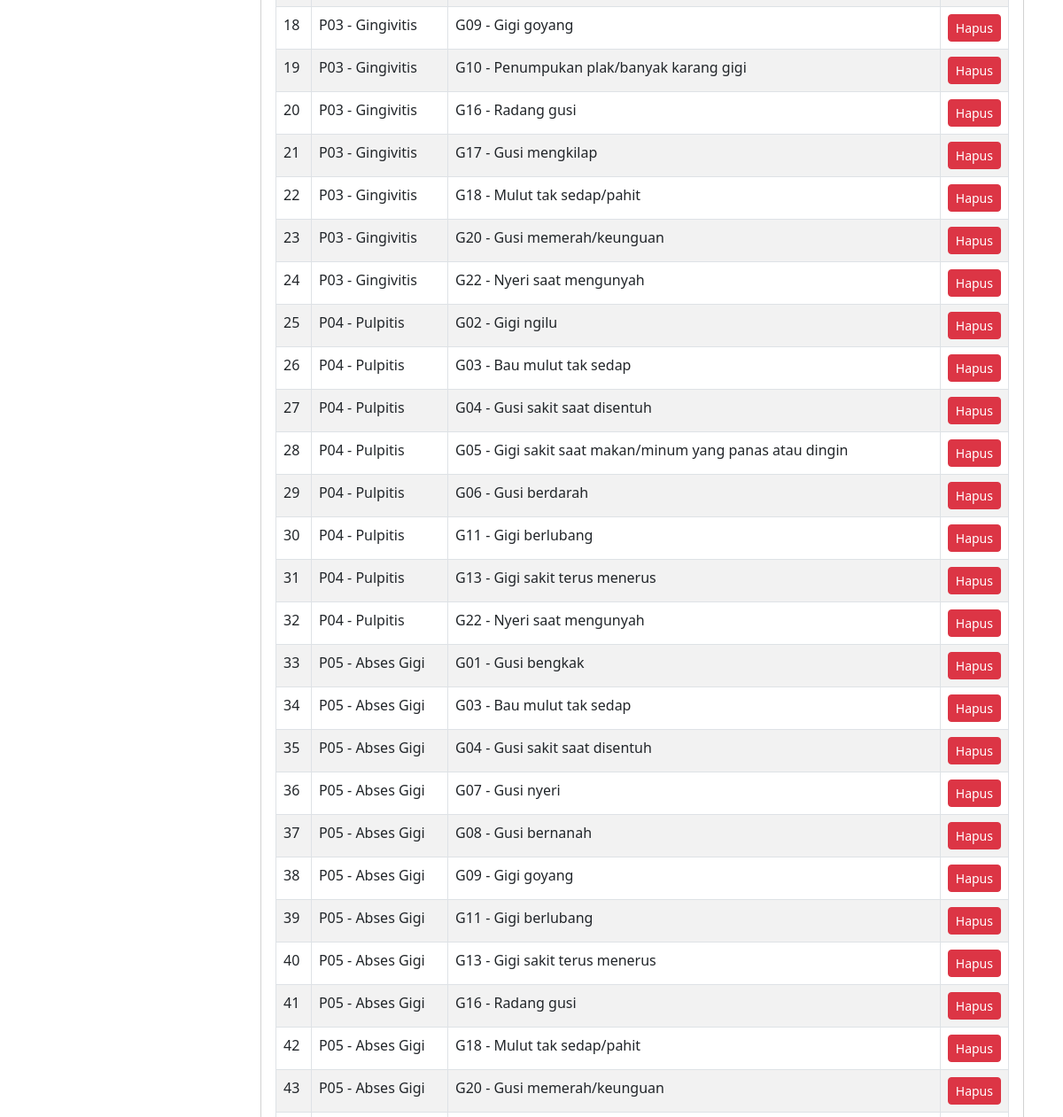
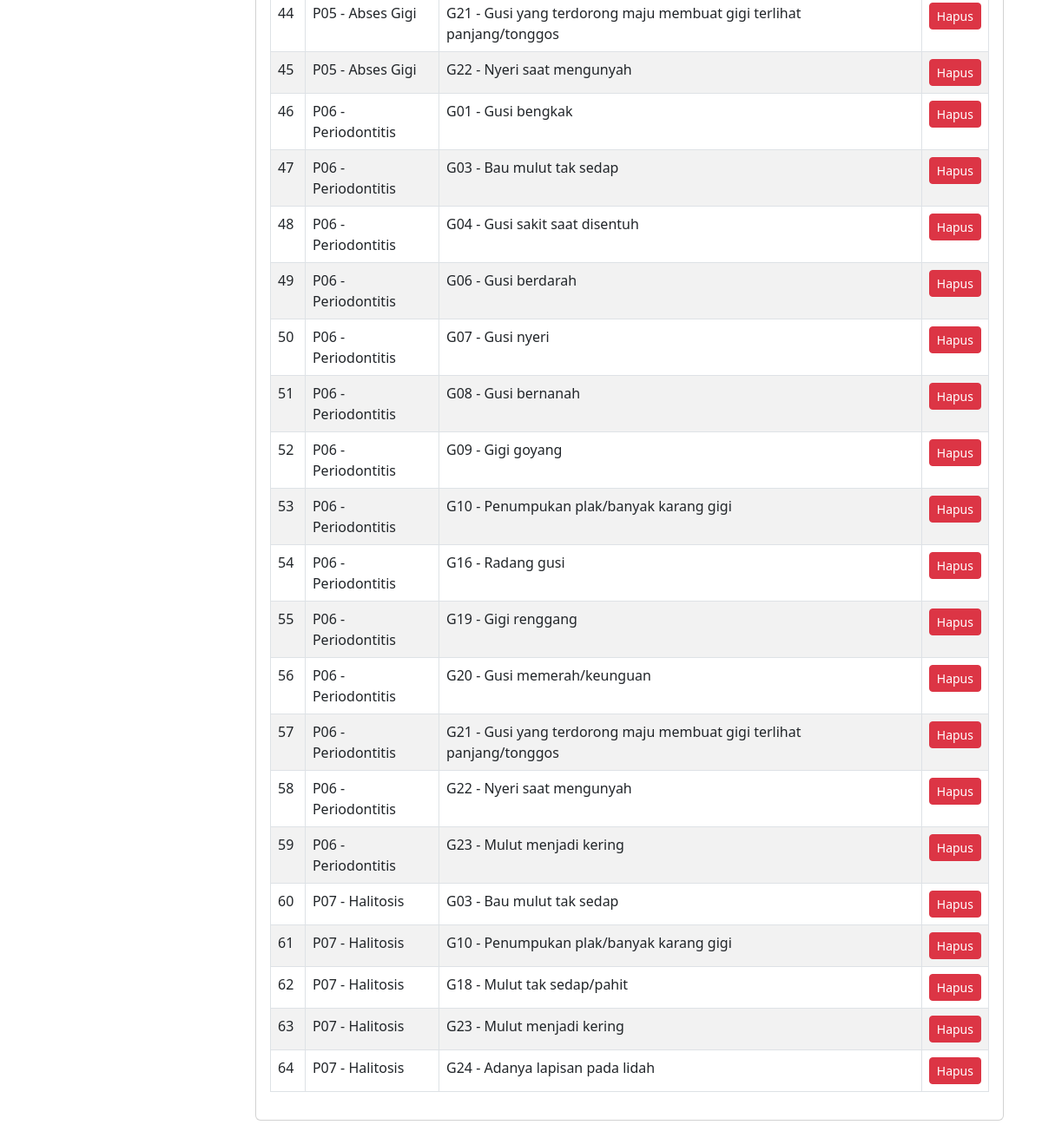
The page /admin/aturan.php (signed in, lower part) on the database as committed earlier (2 pictures, top to bottom).
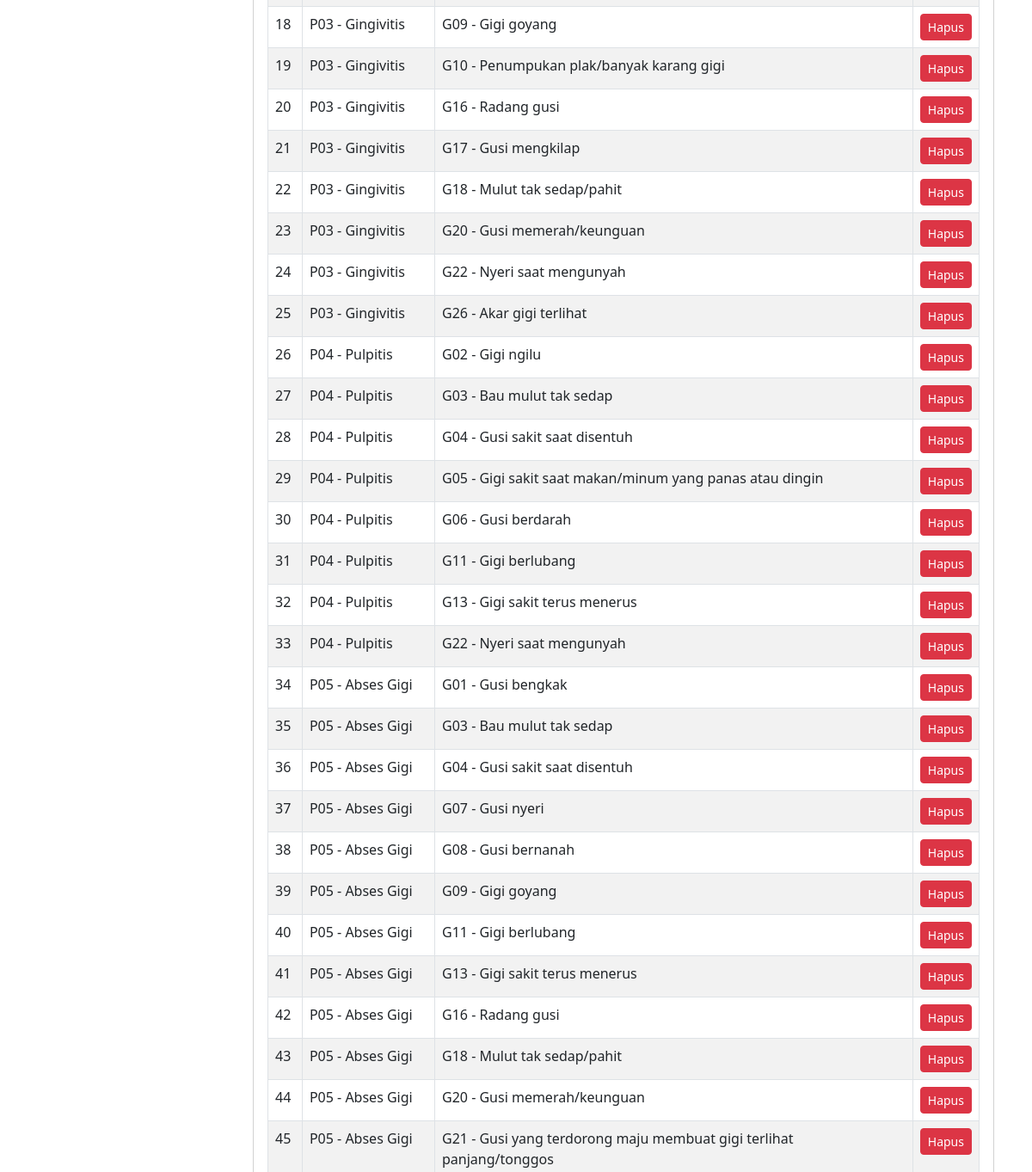
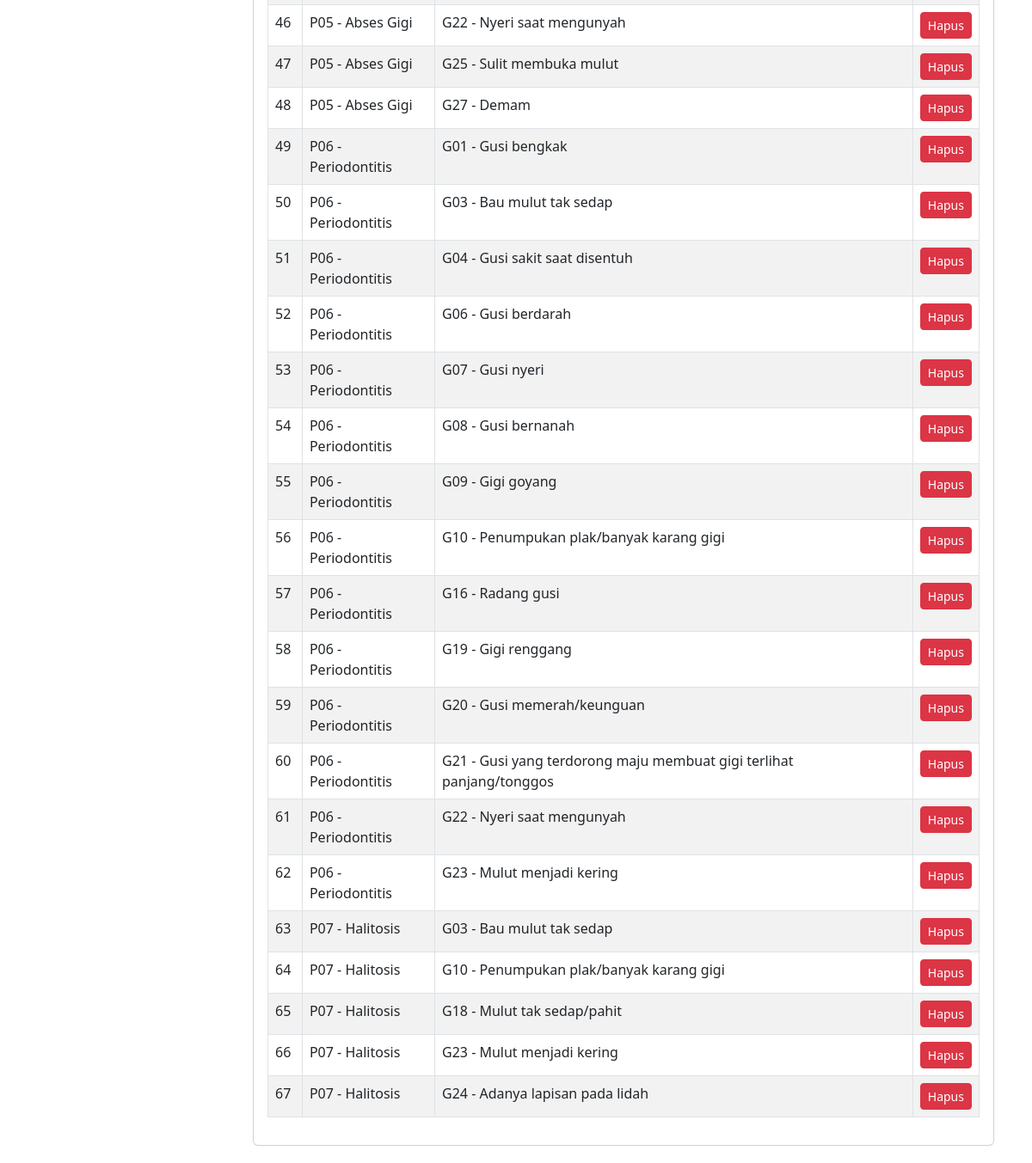
The same page on the database as committed later (2 pictures, top to bottom).
### tables this page shows
CREATE TABLE `aturan` (
  `id` int NOT NULL,
  `penyakit_id` int NOT NULL,
  `gejala_id` int NOT NULL
);

CREATE TABLE `penyakit` (
  `id` int NOT NULL,
  `kode_penyakit` varchar(10) NOT NULL,
  `nama_penyakit` varchar(100) NOT NULL,
  `deskripsi` text NOT NULL,
  `solusi` text NOT NULL
);

CREATE TABLE `gejala` (
  `id` int NOT NULL,
  `kode_gejala` varchar(10) NOT NULL,
  `nama_gejala` varchar(100) NOT NULL
);

### admin/aturan.php (the view, shortened to what this page needs)
<?php
require_once(__DIR__ . '/layout/header_layout.php');
$query = "SELECT a.id, p.kode_penyakit, p.nama_penyakit, g.kode_gejala, g.nama_gejala
          FROM aturan a
          JOIN penyakit p ON a.penyakit_id = p.id
          JOIN gejala g ON a.gejala_id = g.id
          ORDER BY p.kode_penyakit, g.kode_gejala";
$result = mysqli_query($conn, $query);
?>
<div class="container mt-5">
    <div class="card mt-4">
        <div class="card-body">
            <div class="table-responsive">
                <table class="table table-striped table-bordered">
                    <tbody>
                        <?php
                        $no = 1;
                        while ($row = mysqli_fetch_assoc($result)):
                        ?>
                        <tr>
                            <td><?= $no++ ?></td>
                            <td><?= $row['kode_penyakit'] ?> - <?= $row['nama_penyakit'] ?></td>
                            <td><?= $row['kode_gejala'] ?> - <?= $row['nama_gejala'] ?></td>
                            <td>
                                <a href="?hapus=<?= $row['id'] ?>" class="btn btn-sm btn-danger"
                                   onclick="return confirm('Yakin ingin menghapus aturan ini?')">Hapus</a>
                            </td>
                        </tr>
                        <?php endwhile; ?>
                    </tbody>
                </table>
            </div>
        </div>
    </div>
</div>
<?php
require_once(__DIR__ . '/layout/footer_layout.php');
?>

Rows that differ between the two databases and show on the page:
added aturan: penyakit.kode_penyakit "P03", penyakit.nama_penyakit "Gingivitis", gejala.kode_gejala "G26", gejala.nama_gejala "Akar gigi terlihat"
added aturan: penyakit.kode_penyakit "P05", penyakit.nama_penyakit "Abses Gigi", gejala.kode_gejala "G25", gejala.nama_gejala "Sulit membuka mulut"
added aturan: penyakit.kode_penyakit "P05", penyakit.nama_penyakit "Abses Gigi", gejala.kode_gejala "G27", gejala.nama_gejala "Demam"
